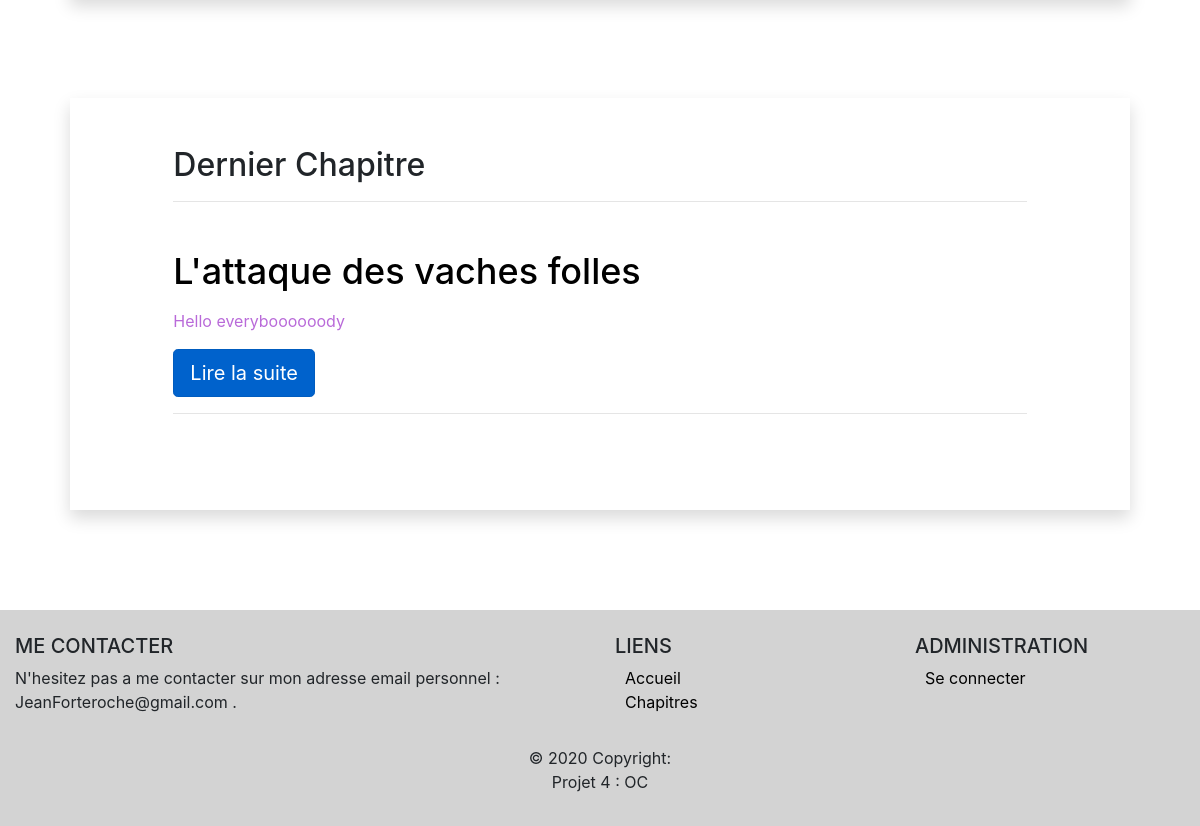
Before: / (lower part) with the older database file.
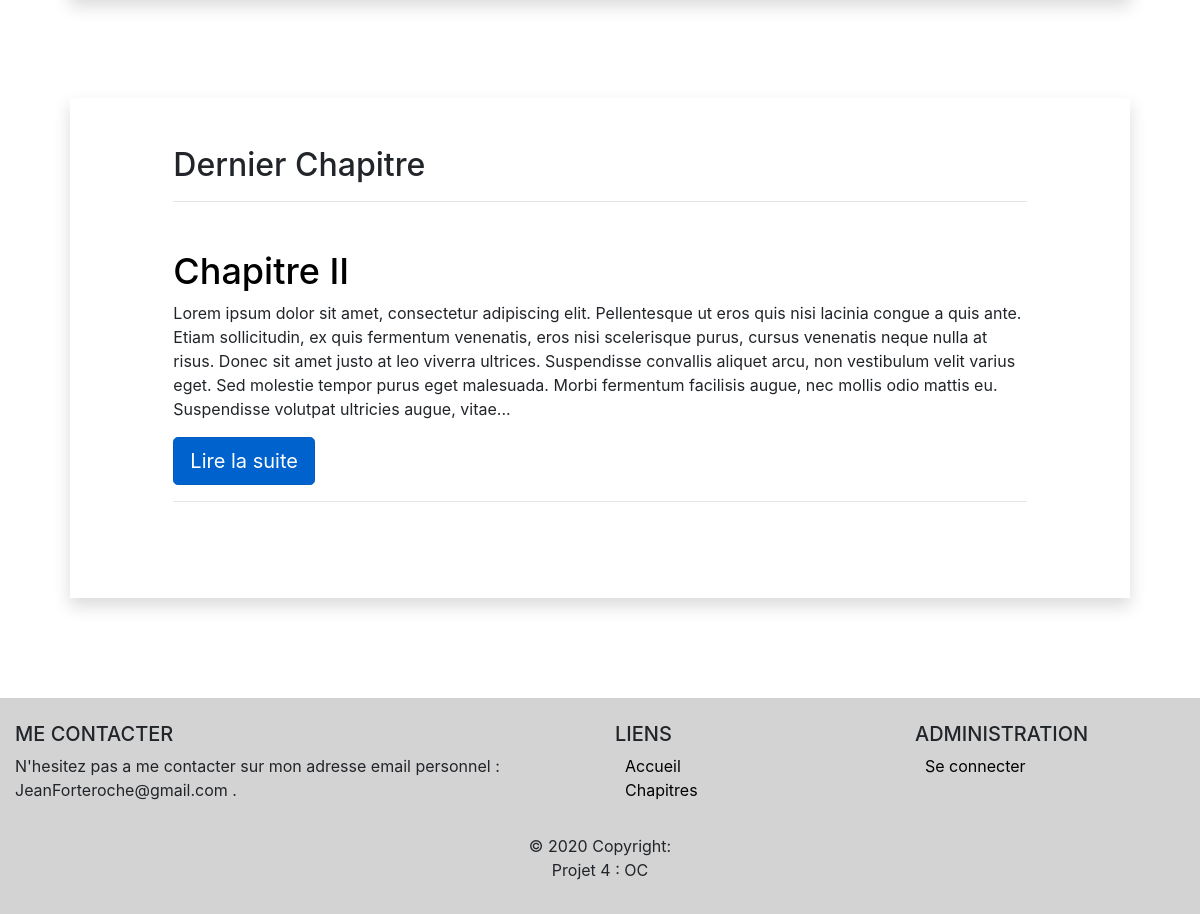
After: the same page with the newer database file.
### tables this page shows
CREATE TABLE IF NOT EXISTS `post` (
  `id` int(11) NOT NULL AUTO_INCREMENT,
  `user_id` int(11) NOT NULL,
  `title` varchar(255) NOT NULL,
  `content` text NOT NULL,
  `addDate` datetime NOT NULL,
  `updateDate` datetime NOT NULL,
  PRIMARY KEY (`id`),
  CONSTRAINT FK_UserPost FOREIGN KEY (user_id) REFERENCES user(id)
);

### controller/controller.php (called while the page is built, shortened)
<?php
require_once('lib/Model/PostManager.php');
require_once('lib/Model/DBConnect.php');
require_once('lib/Entity/Post.php');
class Controller
{
    public function home()
    {
        $postManager = new PostManager();
        require('views/home.php');
    }
}

### lib/Model/DBConnect.php (called while the page is built, shortened)
<?php
class DBConnect
{
    public function connect()
    {
        $this->servername = "";
        $this->username = "";
        $this->password = "";
        $this->dbname = "";
        $this->charset = "";
        try
        {
            $dsn = "mysql:host=".$this->servername.";dbname=".$this->dbname.";charset=".$this->charset;
            $pdo = new PDO($dsn, $this->username, $this->password);
            $pdo->setAttribute(PDO::ATTR_ERRMODE, PDO::ERRMODE_EXCEPTION);
            return $pdo;
        }
        catch (PDOException $e)
        {
            echo "Connection failed : ".$e->getMessage();
        }
    }
}

### lib/Model/PostManager.php (called while the page is built, shortened)
<?php
require_once('DBConnect.php');
class PostManager  extends DBConnect
{
    public function getPosts($debut = -1, $limite = -1)
    {
        $sql = 'SELECT id, user_id, title, content, addDate, updateDate FROM post ORDER BY id DESC';
        if ($debut != -1 || $limite != -1)
        {
            $sql .= ' LIMIT ' . (int) $limite. ' OFFSET '. (int) $debut;
        }
        $req = $this->connect()->query($sql);
        $req->setFetchMode(PDO::FETCH_CLASS | PDO::FETCH_PROPS_LATE, 'Post');
        $listPost = $req->fetchAll();
        return $listPost;
    }
}

### lib/Entity/Post.php (called while the page is built, shortened)
<?php
class Post
{
    protected   $errors = [],
                $id,
                $userId,
                $title,
                $content,
                $addDate,
                $updateDate;
    public function setAddDate($addDate)
    {
        $this->addDate = $addDate;
    }
    public function setUpdateDate($updateDate)
    {
        $this->updateDate = $updateDate;
    }
    public function id()
    {
        return $this->id;
    }
    public function title()
    {
        return $this->title;
    }
    public function content()
    {
        return $this->content;
    }
    public function addDate()
    {
        return $this->addDate;
    }
    public function updateDate()
    {
        return $this->updateDate;
    }
}

### views/home.php (the view, shortened to what this page needs)
    <section id="articles">
        <div class="container bg-white shadow">
            <div class="row">
                <div class="col-10 offset-1 mb-5 mt-5">
                    <h2 class="text-justify" style="34px"> Dernier Chapitre </h2>
                    <hr>
                    <?php
                    foreach ($postManager->getPosts(0, 1) as $post)
                    {
                    ?>
                        <article class="mb-5 mt-5">
                        <?php
                        if (strlen($post->content()) <= 200)
                        {
                        $content = $post->content();
                        }
                        else
                        {
                        $debut = substr($post->content(), 0, 500);
                        $debut = substr($debut, 0, strrpos($debut, ' ')) . '...';
                        $content = $debut;
                        }
                        echo '<h3><a href="index.php?action=post&amp;id=', $post->id(), '">', $post->title(), '</a></h3>', "\n",
                            '<p>', nl2br($content), '</p>',
                            '<a href="index.php?action=post&amp;id=', $post->id(),'" class="btn btn-primary btn-lg active" role="button" aria-pressed="true">Lire la suite</a>';
                    ?>
                    <hr>
                        </article>
                    <?php
                    }
                    ?>
                </div>
            </div>
        </div>
    </section>
<?php require(__DIR__ . "/templates/layout.php"); ?>

Changed rows visible on the page:
removed post: title "L'attaque des vaches folles", content "Hello everyboooooody"
added post: title "Chapitre II", content "Lorem ipsum dolor sit amet, consectetur adipiscing elit. Pellentesque ut eros quis nisi lacinia congue a quis ante. Etiam sollicitudin, ex quis fermentum venenatis, eros nisi scelerisque purus, cursus venenatis neque nulla at risus. Donec sit amet justo at leo viverra ultrices. Suspendisse convallis aliquet arcu, non vestibulum velit varius eget. Sed molestie tempor purus eget malesuada. Morbi fermentum facilisis augue, nec mollis odio mattis eu. Suspendisse volutpat ultricies augue, vitae..."
